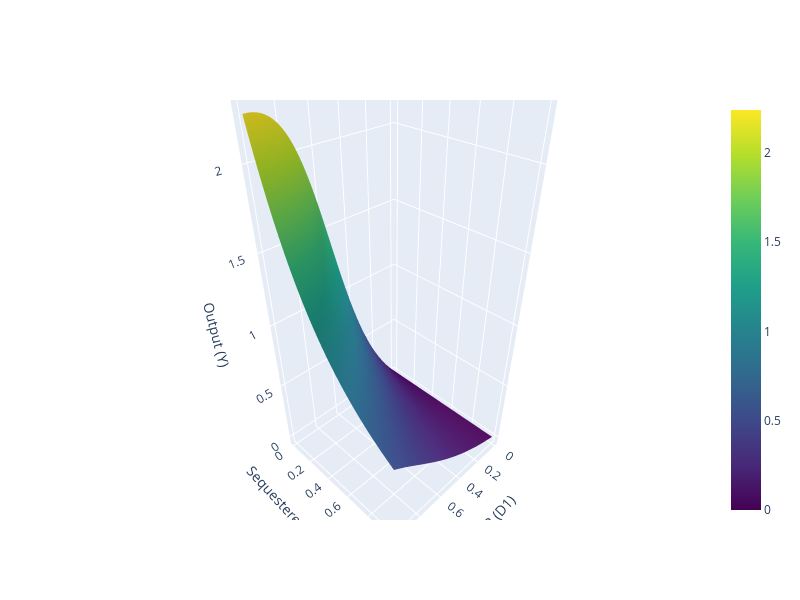

Here is the notebook cell this chart was saved with:
### Code cell
#3D-Plot of the activation functions
fig = go.Figure(data=[
    go.Surface(z=Y, x=D1, y=D2, colorscale="Viridis")
])

fig.update_layout(
    scene=dict(
        xaxis_title='STAR (D1)',
        yaxis_title='Sequesterer RNA (D2)',
        zaxis_title='Output (Y)'
    ),
    width=800,
    height=600
)

fig.show()

### Figure 1 — Plotly figure (JSON) as saved in the notebook; plotly's stock layout.template omitted (floating-point values rounded to 4 significant figures; data arrays with more than 128 entries replaced by an {"elided": "..."} marker saying what was removed)
{"data": [{"colorscale": [[0, "#440154"], [0.1111, "#482878"], [0.2222, "#3e4989"], [0.3333, "#31688e"], [0.4444, "#26828e"], [0.5556, "#1f9e89"], [0.6667, "#35b779"], [0.7778, "#6ece58"], [0.8889, "#b5de2b"], [1, "#fde725"]], "type": "surface", "x": {"elided": "50x50 float values"}, "y": {"elided": "50x50 float values"}, "z": {"elided": "50x50 float values"}}], "layout": {"height": 600, "scene": {"xaxis": {"title": {"text": "STAR (D1)"}}, "yaxis": {"title": {"text": "Sequesterer RNA (D2)"}}, "zaxis": {"title": {"text": "Output (Y)"}}}, "width": 800}}
